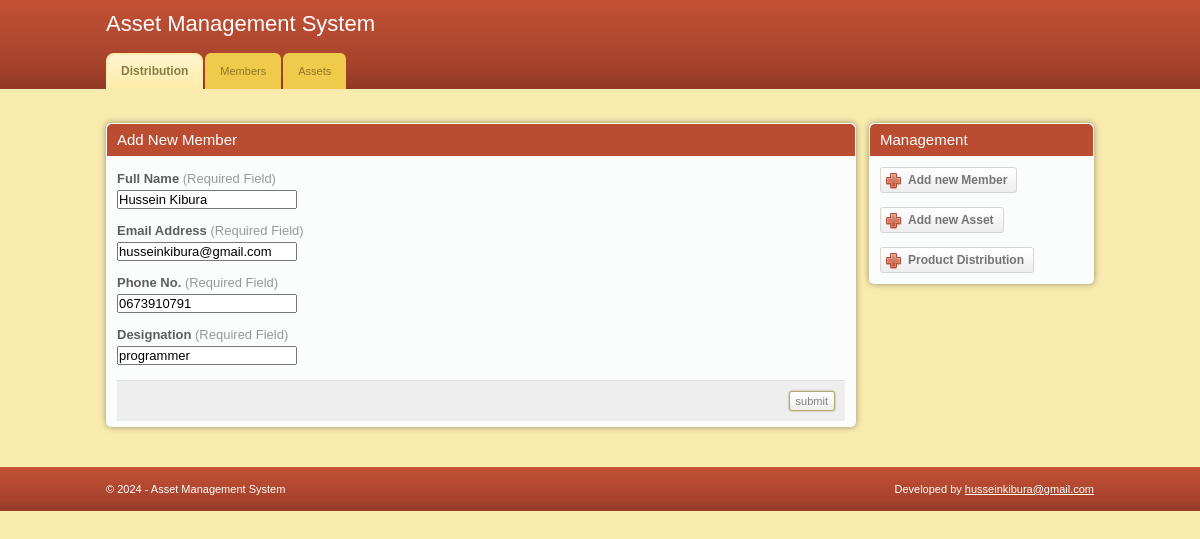
The page /members/membersupdate/9 on the database its author committed.
### assetapp/models.py (models this page shows, shortened)
class Member(models.Model):
    name = models.CharField(max_length=50)
    email = models.EmailField(unique=True)
    phone = models.CharField(max_length=50)
    designation = models.CharField(max_length=50)

### assetapp/views.py (the view)
# urls.py: re_path(r'^members/membersupdate/([0-9]+)$', views.membersupdate, name='membersupdate'),
def membersupdate(request, id=None):
    instance = get_object_or_404(Member, id=id)
    form = MemberForm(request.POST or None, instance=instance)
    if form.is_valid():
        instance = form.save(commit=False)
        instance.save()
    context = {
        "form": form,
        "instance": instance
    }
    return render(request, 'assetapp/addmembers.html', context)

### assetapp/forms.py
class MemberForm(forms.ModelForm):
    class Meta:
        model = Member
        fields = '__all__'

### assetapp/templates/assetapp/addmembers.html (shortened to what this page needs)
{% extends 'base.html' %}
{% block content %}
<div class="box">
    <div class="box-head">
        <h2>Add New Member</h2>
    </div>
 <form action="" method="POST">
<div class="form">
    <p>
        <label>Full Name <span>(Required Field)</span></label>
        {{ form.name }}
    </p>
    <p>
        <label>Email Address <span>(Required Field)</span></label>
        {{ form.email }}
    </p>
    <p>
        <label>Phone No. <span>(Required Field)</span></label>
        {{ form.phone }}
    </p>
    <p>
        <label>Designation <span>(Required Field)</span></label>
        {{ form.designation }}
    </p>
    <div class="buttons">
        <input type="submit" class="button" value="submit" />
    </div>
</div>
 </form>
</div>
{% endblock content %}

### assetapp/static/assetapp/css/style.css (style rules this page uses)
* { padding:0; margin:0; outline:0; }
body { background:#f9ebae; font-family: Verdana, sans-serif; font-size:11px; line-height:14px; color:#5e5e5e; }
input, textarea, select { font-family: Verdana, sans-serif; font-size:13px; }
.button { background:#eee url(images/button.gif) repeat-x 0 0; border:solid 1px #b1a874; color:#7f7f7f; font-size:11px; padding:2px 6px 2px 6px; cursor:pointer; line-height:14px !important; }
h2 { font-size:15px; font-weight: normal; }
.box { background:#fbfcfc; height:100%; padding:1px; margin-bottom:20px; }
.box-head { background:#ba4c32; height:32px; color:#fff; padding: 0 10px; line-height:32px; white-space:nowrap; border-bottom:solid 1px #fff; }
.form { padding:15px 10px 5px 10px; }
.form label { display:block; font-weight: bold; font-size:13px; padding-bottom:4px; }
.form label span { color:#999; font-weight: normal; }
.form p { padding-bottom:15px; }
.buttons { text-align: right; padding:10px; background:#eee; border-top:solid 1px #e0e0e0; }
.buttons .button { margin-left:3px; }
.box { -moz-border-radius:5px; -webkit-border-radius:5px; -moz-box-shadow: 0 0 6px #978f6c; -webkit-box-shadow: 0 0 6px #978f6c; }
.box-head { -moz-border-radius-topleft:5px; -moz-border-radius-topright:5px; -webkit-border-top-left-radius:5px; -webkit-border-top-right-radius:5px; }
.field, .button { -moz-border-radius:4px; -webkit-border-radius:4px; }
.small-field, .button, .pagging a { -moz-border-radius:3px; -webkit-border-radius:3px; }
.button { -moz-box-shadow: 0 0 2px #978f6c; -webkit-box-shadow: 0 0 2px #978f6c; }

### rows shown on the page
Member: name "Hussein Kibura", email "husseinkibura@gmail.com", phone "0673910791", designation "programmer"
